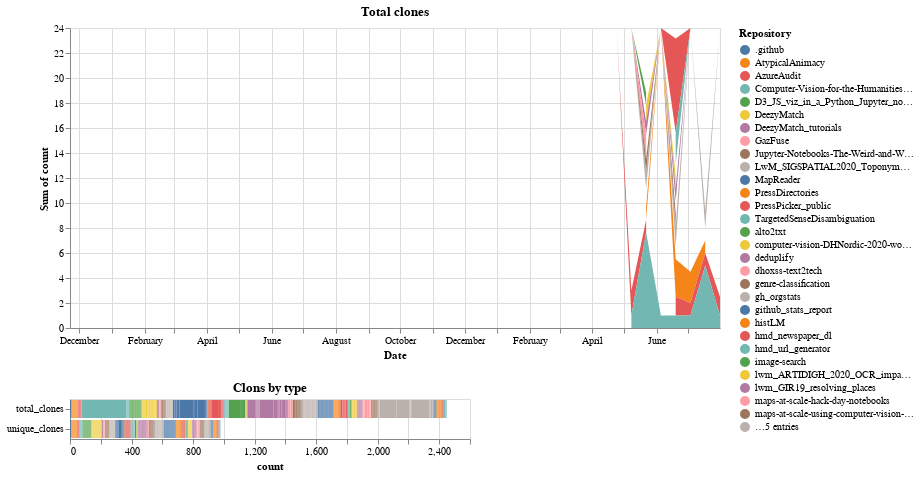

Notebook code for this chart:
### Code cell
brush = alt.selection(type="interval")
chart = (
    alt.Chart(data)
    .mark_area()
    .encode(
        x=alt.X("index:T", axis=alt.Axis(tickCount=24, title="Date")),
        y="sum(count):Q",
        color=alt.Color("variable_0:N", title="Repository"),
     
    )
    .transform_filter(alt.FieldEqualPredicate(field="variable_1", equal="total_clones"))
    .properties(width=WIDTH, title="Total clones")
    .add_selection(brush)
)

bar = (
    alt.Chart(data)
    .mark_bar()
    .encode(
        y=alt.Y("variable_1:N", title=None),
        x="count:Q",
        color=alt.Color("variable_0:N", title="Repository"),tooltip="count:Q"
    )
    .properties(title="Clons by type")
    .transform_filter(brush)
)

chart & bar

### Figure 1 — Vega-Lite specification as saved in the notebook (floating-point values rounded to 4 significant figures; data arrays with more than 128 entries replaced by an {"elided": "..."} marker saying what was removed)
{"config": {"view": {"continuousWidth": 400, "continuousHeight": 300}}, "vconcat": [{"mark": "area", "encoding": {"color": {"type": "nominal", "field": "variable_0", "title": "Repository"}, "x": {"type": "temporal", "axis": {"tickCount": 24, "title": "Date"}, "field": "index"}, "y": {"type": "quantitative", "aggregate": "sum", "field": "count"}}, "selection": {"selector002": {"type": "interval"}}, "title": "Total clones", "transform": [{"filter": {"equal": "total_clones", "field": "variable_1"}}], "width": 650}, {"mark": "bar", "encoding": {"color": {"type": "nominal", "field": "variable_0", "title": "Repository"}, "tooltip": {"type": "quantitative", "field": "count"}, "x": {"type": "quantitative", "field": "count"}, "y": {"type": "nominal", "field": "variable_1", "title": null}}, "title": "Clons by type", "transform": [{"filter": {"selection": "selector002"}}]}], "data": {"name": "data-494bd5a6914ef0df952cffa425de1b75"}, "$schema": "https://vega.github.io/schema/vega-lite/v4.8.1.json", "datasets": {"data-494bd5a6914ef0df952cffa425de1b75": {"elided": "3060 records"}}}
